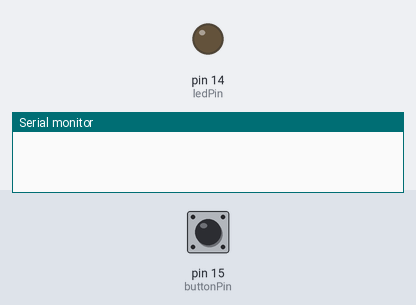
A sketch run on a simulated Arduino Uno, built with avr-gcc and run on an emulated ATmega328P. Parts: output pins drawn as LEDs (lit = HIGH), the last lines printed to the serial monitor. Inputs (shaded band) come from the test bench; at power-on: pin 15 (buttonPin) HIGH.

Above: at 1.2 s.
1.3 s: pin 15 (buttonPin) pulled LOW for 0.15 s
At 2.1 s:
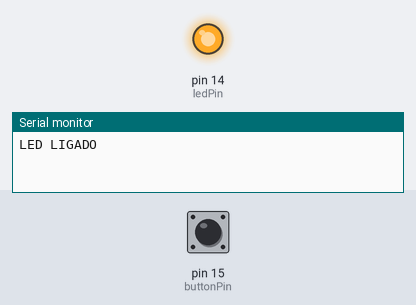
2.9 s: pin 15 (buttonPin) pulled LOW for 1 s
At 3.3 s:
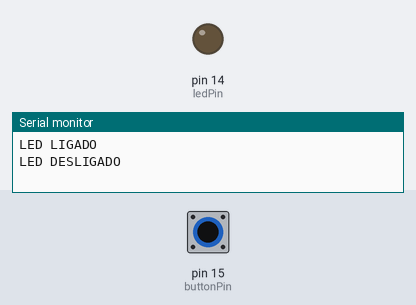
5.4 s: pin 15 (buttonPin) pulled LOW for 3.2 s
At 6.5 s:
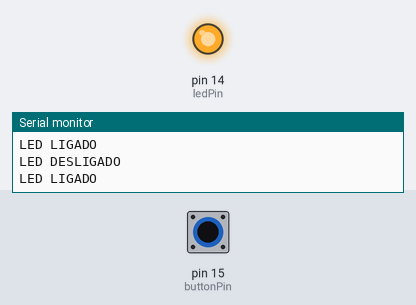
Timing chart, 0 to 8.4 s (numbered marks = the images above; inputs shaded):
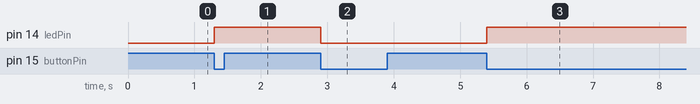

Measured:
- after the input at 1.3 s, pin 14 (ledPin): LOW → HIGH at once
- after the input at 2.9 s, pin 14 (ledPin): HIGH → LOW at once
- after the input at 5.4 s, pin 14 (ledPin): LOW → HIGH at once

The sketch:

codigoTESTESCHEMA.ino
```cpp
// --------- PINOS ----------
const int ledPin = 14;
const int buttonPin = 15;

bool ledState = false;
int lastButtonState = HIGH;

void setup() {
  Serial.begin(9600);
  pinMode(ledPin, OUTPUT);
  pinMode(buttonPin, INPUT_PULLUP); // usa resistor interno de pull-up
}

void loop() {
  int buttonState = digitalRead(buttonPin);

  // Detecta clique (HIGH -> LOW)
  if (buttonState == LOW && lastButtonState == HIGH) {
    ledState = !ledState; // alterna estado
    digitalWrite(ledPin, ledState ? HIGH : LOW);
    Serial.println(ledState ? "LED LIGADO" : "LED DESLIGADO");
    delay(300); // debounce
  }

  lastButtonState = buttonState;
}
```
